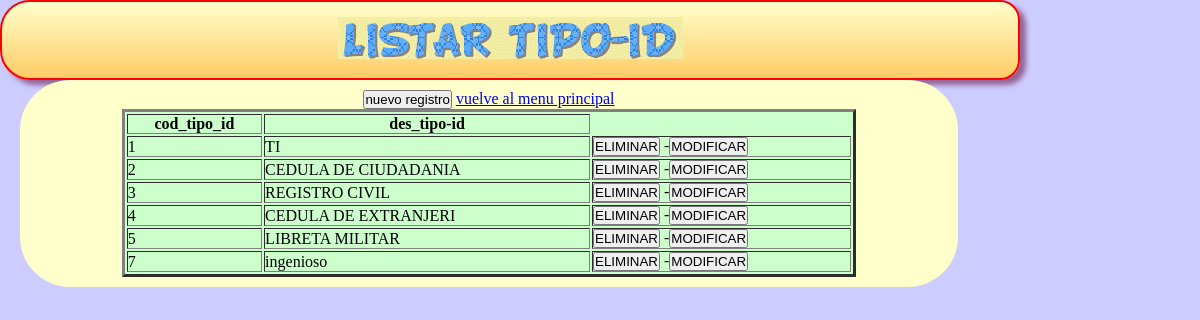
Page /tipo_id/index.php on the committed database.
### tables this page shows
CREATE TABLE IF NOT EXISTS `tipo_id` (
  `cod_tipo_id` varchar(2) NOT NULL DEFAULT '',
  `des_tipo_id` varchar(20) DEFAULT NULL,
  PRIMARY KEY (`cod_tipo_id`)
);

### tipo_id/view/viewClass.php (called while the page is built, shortened)
<?php
class viewClass {
  static public function renderHTML($view, $args = NULL) {
    include_once 'templates/' . $view;
  }
}

### librerias/dataBaseClass.php (called while the page is built, shortened)
<?php
class dataBaseClass {
  static private $host = 'localhost';
  static private $port = 3306,
          $dbname = 'bddesercion',
          $user = 'root',
          $password = '',
          $driver = 'mysql',
          $instance = NULL;
  static public function getInstance() {
    return self::$instance;
  }
  static private function connect() {
    try {
      $dsn = self::$driver
              . ':host='. self::$host
              . ';port=' . self::$port
              . ';dbname=' . self::$dbname;
      self::$instance = new PDO($dsn, self::$user, self::$password);
      return true;
    } catch (PDOException $e) {
      echo $e->getMessage();
    }
  }
}

### tipo_id/model/modelClass.php (called while the page is built, shortened)
<?php
class modelClass {
  static public function getAll() {
    try {
      $sql = "select cod_tipo_id,des_tipo_id from  tipo_id ";
      return dataBaseClass::getInstance()->query($sql)->fetchAll(PDO::FETCH_ASSOC);
    } catch (PDOException $e) {
      return $e;
    }
  }
}

### tipo_id/view/templates/index.php (the view, shortened to what this page needs)
<!DOCTYPE html>
  <html lang="es" >
      <head>
      <link rel="stylesheet" href="css/miestilo.css">
       </head>
    <body>
       <div id="baseglobal">
       <header id="Encabezados">
       <th><img src="objetos/TIPO-ID.gif"> </th>
      </header>
	     <section id="contenido"><center>
         <article>
	<td colspan=2 align=center><a href="index.php?action=create"><button type="submit">nuevo registro</button></a>
    <table id="tblContenido" border=3 width='80%' bgcolor="#ccffcc">
      <thead>
        <tr>
          <th>cod_tipo_id</th>
          <th>des_tipo-id</th>
        </tr>
      </thead>
      <tbody>
        <?php foreach ($datos as $row): ?>
          <tr>
            <td><?php echo $row['cod_tipo_id'] ?></td>
            <td><?php echo $row['des_tipo_id'] ?></td>
			<td><a href="index.php?action=delete&amp;cod_tipo_id=<?php echo $row['cod_tipo_id'] ?>"><button type="submit">ELIMINAR</button></a>
            -<a href="index.php?action=update&amp;cod_tipo_id=<?php echo $row['cod_tipo_id'] ?>"><button type="submit">MODIFICAR</button></a> </td>
			</tr>
        <?php endforeach ?>
		<a href="http://localhost/taller2Pradera-leydy/">vuelve al menu principal
    </table>
  </body>
</html>

### tipo_id/css/miestilo.css (style rules this page uses)
* { margin:0px; padding:0px; }
header,nav,section,aside,focter,nav { display:block; }
body { text-align: center; background:#ccccff; }
#baseglobal { width:85%; background:#ccccff; }
#Encabezados { background: -webkit-linear-gradient(top,#ffffcc,#ffcc66); background:-moz-linear-gradient(top,#ffffcc,#ffcc66); border: 2px solid red; padding: 15px; color:#66cc33; -moz-border-radius:30px 20px 20px 30px; -webkit-border-radius:30px 20px 20px 30px; border-radius: 30px 20px 20px 30px; -moz-box-shadow:rgb(150,100,150) 6px 5px 5px; -webkit-box-shadow:rgb(150,100,150) 6px 5px 5px; box-shadow:rgb(150,100,150) 6px 5px 5px; }
#contenido { background:#ffffcc; list-style:none; width:90%; padding:10px; float:left; margin-left:20px; -moz-border-radius:50px; -webkit-border-radius:50px; border-radius: 50px; margin-bottom:50px; }

### rows in the picture
tipo_id: cod_tipo_id "1", des_tipo "TI"
tipo_id: cod_tipo_id "2", des_tipo "CEDULA DE CIUDADANIA"
tipo_id: cod_tipo_id "3", des_tipo "REGISTRO CIVIL"
tipo_id: cod_tipo_id "4", des_tipo "CEDULA DE EXTRANJERI"
tipo_id: cod_tipo_id "5", des_tipo "LIBRETA MILITAR"
tipo_id: cod_tipo_id "7", des_tipo "ingenioso"
